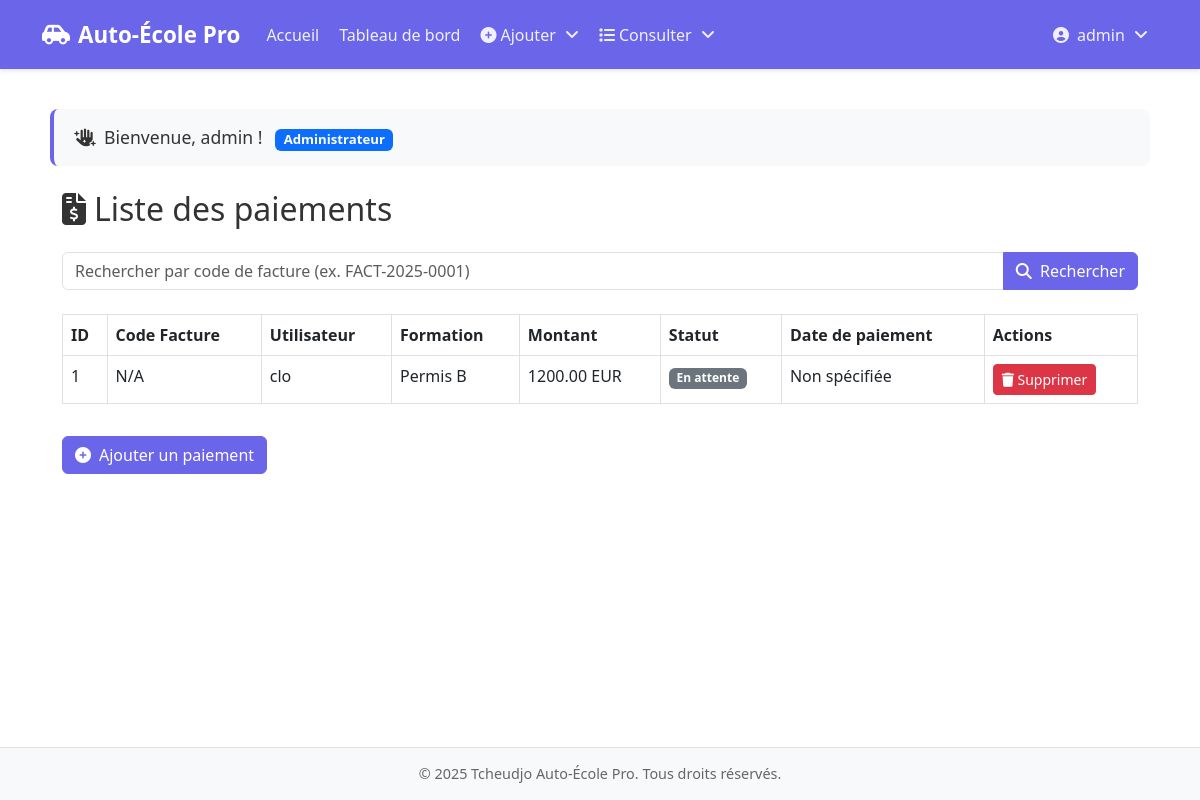
The page /Vue/listePaiement.php (signed in) on the database as committed earlier.
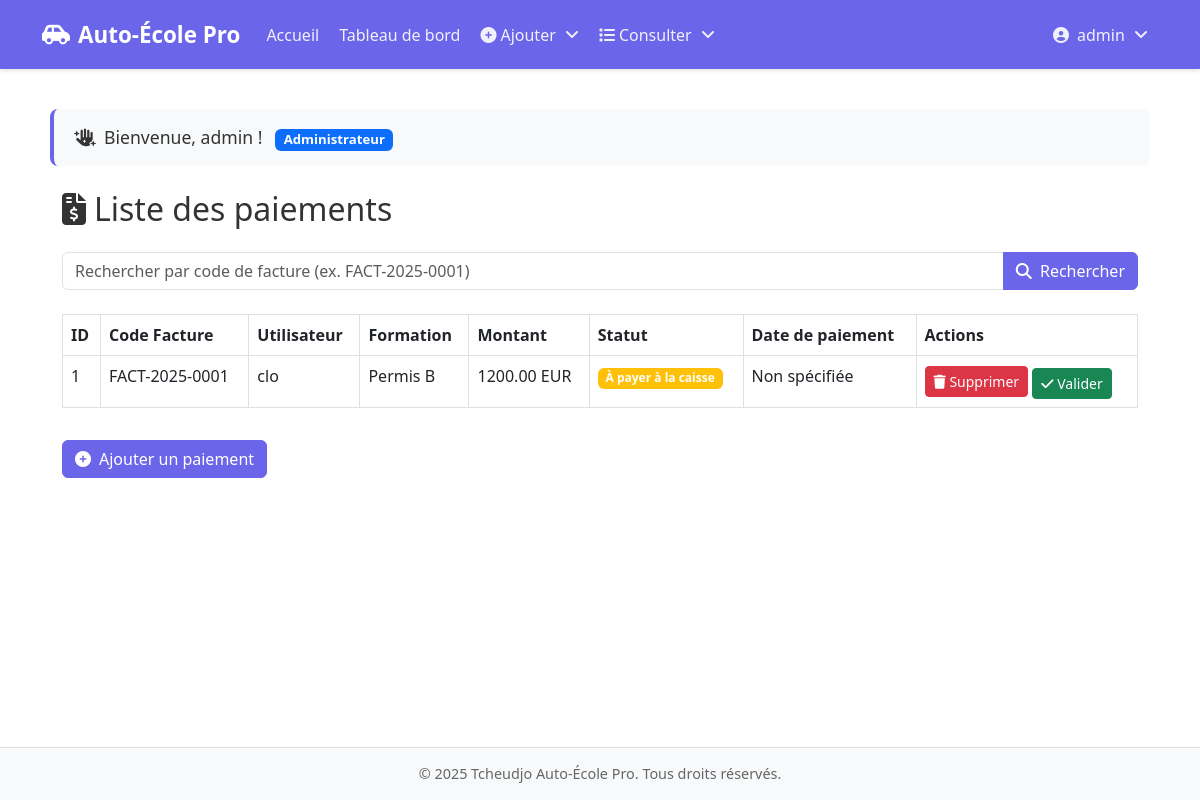
The same page on the database as committed later.
### tables this page shows
CREATE TABLE paiements (
                           id INT AUTO_INCREMENT PRIMARY KEY,
                           user_id INT NOT NULL,
                           formation_id INT NOT NULL,
                           montant DECIMAL(10, 2) NOT NULL,
                           date_paiement TIMESTAMP DEFAULT CURRENT_TIMESTAMP,
                           statut ENUM('payé', 'en attente') DEFAULT 'en attente',
                           FOREIGN KEY (user_id) REFERENCES users(id),
                           FOREIGN KEY (formation_id) REFERENCES formations(id)
);

CREATE TABLE factures (
                          id INT AUTO_INCREMENT PRIMARY KEY,
                          apprenant_id INT NOT NULL,
                          montant_total DECIMAL(10, 2) NOT NULL,
                          date_facture DATE NOT NULL,
                          created_at TIMESTAMP DEFAULT CURRENT_TIMESTAMP,
                          FOREIGN KEY (apprenant_id) REFERENCES apprenants(id) ON DELETE CASCADE
);

CREATE TABLE users (
                       id INT AUTO_INCREMENT PRIMARY KEY,
                       username VARCHAR(50) UNIQUE NOT NULL,
                       password VARCHAR(255) NOT NULL, 
                       email VARCHAR(191) UNIQUE NOT NULL, 
                       role VARCHAR(50) NOT NULL,
                       created_at TIMESTAMP DEFAULT CURRENT_TIMESTAMP
);

CREATE TABLE formations (
                            id INT AUTO_INCREMENT PRIMARY KEY,
                            titre VARCHAR(255) NOT NULL,
                            description TEXT,
                            prix DECIMAL(10, 2) NOT NULL,
                            date_debut DATE,
                            date_fin DATE
);

### Controller/PaiementController.php (called while the page is built, shortened)
<?php
class PaiementController {
    private $pdo;
    public function __construct() {
        try {
            $this->pdo = new PDO(DNS, USER, PASSWORD);
            $this->pdo->setAttribute(PDO::ATTR_ERRMODE, PDO::ERRMODE_EXCEPTION);
        } catch (PDOException $e) {
            die("Erreur de connexion : " . $e->getMessage());
        }
    }
    public function getAllPaiements() {
        $stmt = $this->pdo->query("
            SELECT p.*, u.username, f.titre AS formation_titre, fa.code_facture
            FROM paiements p
            JOIN users u ON p.user_id = u.id
            JOIN formations f ON p.formation_id = f.id
            LEFT JOIN apprenants a ON a.user_id = p.user_id
            LEFT JOIN factures fa ON fa.apprenant_id = a.id AND fa.montant_total = p.montant
        ");
        return $stmt->fetchAll(PDO::FETCH_ASSOC);
    }
    }
?>

### Vue/listePaiement.php (the view, shortened to what this page needs)
<?php
require_once '../Controller/PaiementController.php';
$controller = new PaiementController();
$searchCode = isset($_GET['search_code']) ? trim($_GET['search_code']) : '';
if ($searchCode) {
    $paiements = $controller->searchPaiementsByFactureCode($searchCode);
} else {
    $paiements = $controller->getAllPaiements();
}
?>
<div class="container mt-4">
    <h2 class="mb-4">
        <i class="fas fa-file-invoice-dollar me-2"></i>Liste des paiements
    </h2>
    <form method="GET" action="listePaiement.php" class="mb-4">
        <div class="input-group">
            <input type="text" name="search_code" class="form-control" placeholder="Rechercher par code de facture (ex. FACT-2025-0001)" value="<?php echo htmlspecialchars($searchCode); ?>">
            <button type="submit" class="btn btn-primary">
                <i class="fas fa-search me-1"></i> Rechercher
            </button>
        </div>
    </form>
    <table class="table table-bordered">
        <thead>
        <tr>
            <th>ID</th>
            <th>Code Facture</th>
            <th>Utilisateur</th>
            <th>Formation</th>
            <th>Montant</th>
            <th>Statut</th>
            <th>Date de paiement</th>
            <th>Actions</th>
        </tr>
        </thead>
        <tbody>
        <?php if (empty($paiements)): ?>
            <tr>
                <td colspan="8" class="text-center">Aucun paiement trouvé.</td>
            </tr>
        <?php else: ?>
            <?php foreach ($paiements as $paiement): ?>
                <tr>
                    <td><?php echo htmlspecialchars($paiement['id']); ?></td>
                    <td><?php echo htmlspecialchars($paiement['code_facture'] ?? 'N/A'); ?></td>
                    <td><?php echo htmlspecialchars($paiement['username']); ?></td>
                    <td><?php echo htmlspecialchars($paiement['formation_titre']); ?></td>
                    <td><?php echo htmlspecialchars($paiement['montant']); ?> EUR</td>
                    <td>
                        <?php
                        if ($paiement['statut'] === 'payé') {
                            echo '<span class="badge bg-success">Payé</span>';
                        } elseif ($paiement['statut'] === 'à payer à la caisse') {
                            echo '<span class="badge bg-warning">À payer à la caisse</span>';
                        } else {
                            echo '<span class="badge bg-secondary">En attente</span>';
                        }
                        ?>
                    </td>
                    <td><?php echo htmlspecialchars($paiemzent['date_paiement'] ?? 'Non spécifiée'); ?></td>
                    <td>
                        <a href="../Controller/PaiementController.php?action=delete&id=<?php echo $paiement['id']; ?>"
                           class="btn btn-sm btn-danger"
                           onclick="return confirm('Êtes-vous sûr de vouloir supprimer ce paiement ?');">
                            <i class="fas fa-trash"></i> Supprimer
                        </a>
                        <?php if ($paiement['statut'] === 'à payer à la caisse'): ?>
                            <a href="../Controller/PaiementController.php?action=validate&id=<?php echo $paiement['id']; ?>"
                               class="btn btn-sm btn-success mt-1"
                               onclick="return confirm('Valider ce paiement ?');">
                                <i class="fas fa-check"></i> Valider
                            </a>
                        <?php endif; ?>
                    </td>
                </tr>
            <?php endforeach; ?>
        <?php endif; ?>
        </tbody>
    </table>
    <a href="formulairePaiement.php" class="btn btn-primary mt-3">
        <i class="fas fa-plus-circle me-2"></i>Ajouter un paiement
    </a>
</div>
<?php
$content = ob_get_clean();
require 'template.php';
?>

### Vue/template.php (shortened to what this page needs)
<!DOCTYPE html>
<html lang="fr">
<head>
    <link href="https://cdn.jsdelivr.net/npm/bootstrap@5.3.0/dist/css/bootstrap.min.css" rel="stylesheet">
    <link href="https://cdnjs.cloudflare.com/ajax/libs/font-awesome/6.4.0/css/all.min.css" rel="stylesheet">
</head>
<body>
<nav class="navbar navbar-expand-lg navbar-dark">
    <div class="container">
        <a class="navbar-brand" href="#">
            <i class="fas fa-car-side me-2"></i>Auto-École Pro
        </a>
        <div class="collapse navbar-collapse" id="navbarNav">
            <ul class="navbar-nav me-auto">
                <li class="nav-item">
                    <a class="nav-link" href="#">Accueil</a>
                </li>
                <?php if (isset($_SESSION['user_id'])): ?>
                    <?php if ($_SESSION['role'] === 'admin'): ?>
                        <li class="nav-item">
                            <a class="nav-link" href="dashboard.php">Tableau de bord</a>
                        </li>
                        <li class="nav-item">
                            <a class="nav-link toggle-menu" href="#" id="addToggle">
                                <i class="fas fa-plus-circle me-1"></i>Ajouter
                            </a>
                        </li>
                        <li class="nav-item">
                            <a class="nav-link toggle-menu" href="#" id="viewToggle">
                                <i class="fas fa-list me-1"></i>Consulter
                            </a>
                        </li>
                    <?php endif; ?>
                <?php endif; ?>
            </ul>
            <ul class="navbar-nav">
                <?php if (isset($_SESSION['user_id'])): ?>
                    <li class="nav-item">
                        <a class="nav-link toggle-menu" href="#" id="userToggle">
                            <i class="fas fa-user-circle me-1"></i>
                            <?php echo htmlspecialchars($_SESSION['username']); ?>
                        </a>
                    </li>
                <?php else: ?>
                    <li class="nav-item">
                        <a class="nav-link" href="login.php"><i class="fas fa-sign-in-alt me-1"></i>Se connecter</a>
                    </li>
                <?php endif; ?>
            </ul>
        </div>
    </div>
</nav>
<div class="main-content container">
    <?php if (isset($_SESSION['user_id']) && isset($_SESSION['username'])): ?>
        <div class="welcome">
            <i class="fas fa-hand-sparkles me-2"></i>Bienvenue, <?php echo htmlspecialchars($_SESSION['username']); ?> !
            <?php if ($_SESSION['role'] === 'admin'): ?>
                <span class="badge bg-primary ms-2">Administrateur</span>
            <?php else: ?>
                <span class="badge bg-success ms-2">Utilisateur</span>
            <?php endif; ?>
        </div>
    <?php endif; ?>
    <div class="content-wrapper">
        <?php echo $content; ?>
    </div>
</div>
<footer class="text-center">
    <div class="container">
        <p class="mb-0">© 2025 Tcheudjo Auto-École Pro. Tous droits réservés.</p>
    </div>
</footer>
</body>
</html>

### Vue/template.php (style rules this page uses)
:root { --primary-color: #6b65ea; --secondary-color: #5550c7; --light-bg: #FFFFFF; --light-text: #333333; }
body { font-family: 'Segoe UI', Tahoma, Geneva, Verdana, sans-serif; background-color: var(--light-bg); color: var(--light-text); min-height: 100vh; display: flex; flex-direction: column; }
.navbar { background-color: var(--primary-color); padding: 0.8rem 1rem; box-shadow: 0 2px 4px rgba(0,0,0,0.1); }
.navbar-brand { color: white !important; font-weight: bold; font-size: 1.4rem; }
.navbar-nav .nav-link { color: rgba(255,255,255,0.9) !important; padding: 0.6rem 1rem; transition: all 0.3s; border-radius: 5px; margin: 0 2px; }
.nav-item { position: relative; }
.toggle-menu::after { content: '\f107'; font-family: 'Font Awesome 5 Free'; font-weight: 900; margin-left: 5px; }
.welcome { background-color: #f8f9fa; padding: 15px 20px; border-radius: 8px; margin: 20px 0; border-left: 4px solid var(--primary-color); color: var(--light-text); font-size: 1.1rem; }
table { width: 100%; margin-top: 20px; border-collapse: collapse; }
table, th, td { border: 1px solid #e0e0e0; }
th { background-color: #f5f5f5; color: #333; font-weight: 600; padding: 12px 15px; }
td { padding: 10px 15px; }
.btn-primary { background-color: var(--primary-color); border-color: var(--primary-color); }
.main-content { flex: 1; padding: 20px; }
footer { background-color: #f8f9fa; padding: 15px 0; margin-top: auto; border-top: 1px solid #e0e0e0; color: #666; font-size: 0.9rem; }

Rows that differ between the two databases and show on the page:
changed paiements "clo": factures.code_facture "N/A" → "FACT-2025-0001"; statut "En attente" → "À payer à la caisse Valider"
